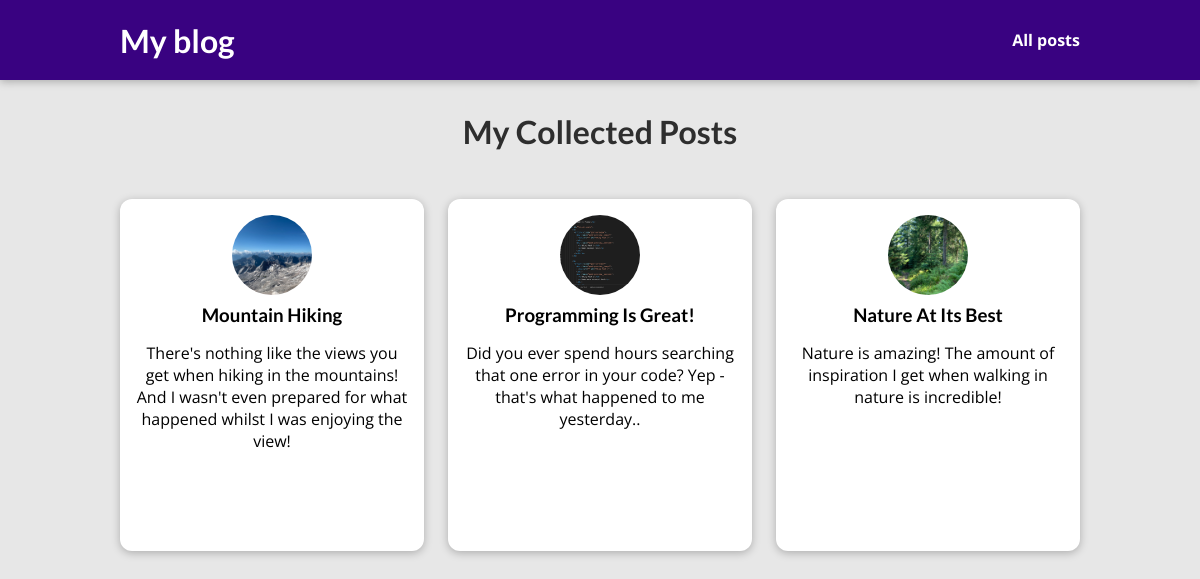
/posts/, run on the app's committed database.
### blog/models.py (models this page shows)
class Post(models.Model):
    title = models.CharField(max_length=150)
    exert = models.CharField(max_length=200)
    image = models.ImageField(upload_to="posts", null=True)
    date = models.DateField(auto_now=True)
    slug = models.SlugField(unique=True, db_index=True)
    content = models.TextField(validators=[MinLengthValidator(10)])
    author = models.ForeignKey(Author, on_delete=models.SET_NULL, null=True, related_name="posts")
    tags = models.ManyToManyField(Tag)

### blog/views.py (the view)
# urls.py: path("posts/", views.AllPostView.as_view(), name="posts-page"),
class AllPostView(ListView):
    template_name = "blog/all-posts.html"
    model = Post
    ordering = ["-date"]
    context_object_name = "all_posts"

### blog/templates/blog/all-posts.html (shortened to what this page needs)
{% extends 'base.html' %}
{% load static %}
{% block css_files %}
    <link rel="stylesheet" href="{% static 'blog/all-posts.css' %}">
    <link rel="stylesheet" href="{% static 'blog/post.css' %}">
{% endblock css_files %}
{% block content %}
<section id="all-posts">
    <h2>My Collected Posts</h2>
    <ul>
    {% for post in all_posts %}
        {% include 'blog/includes/post.html' %}
    {% endfor %}
    </ul>
</section>
{% endblock content %}

### blog/templates/blog/includes/post.html
<li>
    <article class="post">
        <a href="{% url 'post-detail-page' post.slug %}">
            <img src="{{ post.image.url }}" alt="{{ post.title }}">
            <div class="post__content">
                <h3>{{ post.title }}</h3>
                <p>
                    {{ post.exert }}
                </p>
            </div>
        </a>
    </article>
</li>

### static/app.css (style rules this page uses)
* { box-sizing: border-box; }
html { font-family: 'Open Sans', 'Lato', sans-serif; }
body { margin: 0; }
h1, h2, h3 { font-family: 'Lato', sans-serif; font-weight: bold; }

### blog/static/blog/all-posts.css (style rules this page uses)
body { background-color: #e7e7e7; }
#all-posts { margin: 7rem auto; width: 90%; max-width: 60rem; }
#all-posts h2 { text-align: center; font-size: 2rem; color: #2e2e2e; margin: 3rem 0; }
ul { list-style: none; margin: 0; padding: 0; display: grid; grid-template-columns: repeat(auto-fill, minmax(17rem, 1fr)); gap: 1.5rem; }
.post img { width: 7rem; height: 7rem; }
.post a { height: 22rem; transform-origin: center; box-shadow: 0 2px 8px rgba(0, 0, 0, 0.25); border-radius: 12px; background-color: white; }

### blog/static/blog/post.css (style rules this page uses)
.post { display: flex; flex-direction: column; align-items: center; text-align: center; }
.post a { text-decoration: none; color: black; transition: all 0.2s ease; padding: 1rem; }
.post img { width: 5rem; height: 5rem; object-fit: cover; border-radius: 50%; }
.post h3 { margin: 0.25rem 0; }

### data on the page
Post: image (picture), title "Mountain Hiking", exert "There's nothing like the views you get when hiking in the mountains! And I wasn't even prepared for what happened whilst I was enjoying the view!"
Post: image (picture), title "Programming Is Great!", exert "Did you ever spend hours searching that one error in your code? Yep - that's what happened to me yesterday.."
Post: image (picture), title "Nature At Its Best", exert "Nature is amazing! The amount of inspiration I get when walking in nature is incredible!"
